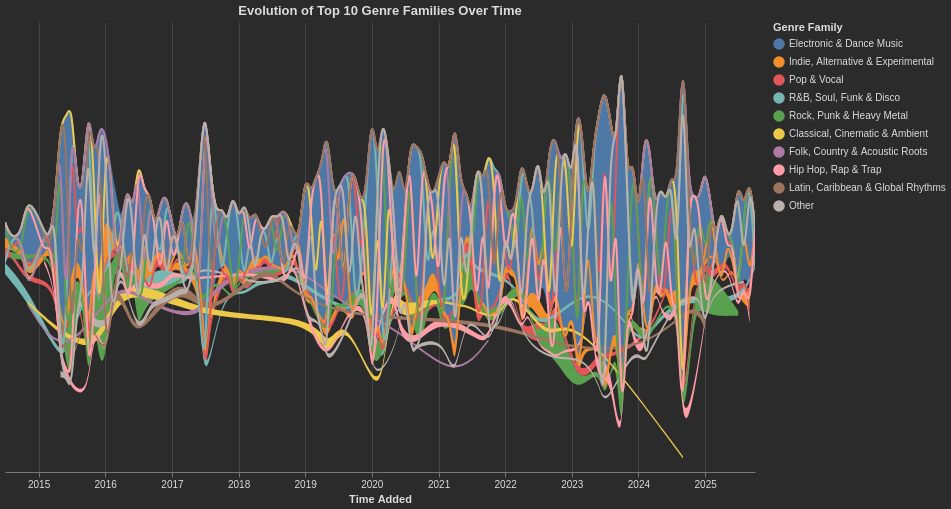

Source (notebook cell):
### Code cell
from Questions.q_one_taste_evolution import plot_taste_evolution
chart_q1 = plot_taste_evolution(df_exploded_track_list, top_parents_n=10)
chart_q1.display()

### Figure 1 — Vega-Lite specification as saved in the notebook (floating-point values rounded to 4 significant figures; data arrays with more than 128 entries replaced by an {"elided": "..."} marker saying what was removed)
{"config": {"view": {"continuousWidth": 300, "continuousHeight": 300, "stroke": "transparent"}, "axis": {"domainColor": "#777777", "grid": true, "gridColor": "#444444", "labelColor": "#dddddd", "tickColor": "#777777", "titleColor": "#dddddd"}, "background": "#2b2b2b", "legend": {"labelColor": "#dddddd", "titleColor": "#dddddd"}, "title": {"color": "#dddddd"}}, "data": {"name": "data-ee1402a070d32bfec7188e31e7d52929"}, "mark": {"type": "area", "interpolate": "basis", "line": true}, "encoding": {"color": {"field": "parent_genre", "scale": {"domain": ["Electronic & Dance Music", "Indie, Alternative & Experimental", "Pop & Vocal", "R&B, Soul, Funk & Disco", "Rock, Punk & Heavy Metal", "Classical, Cinematic & Ambient", "Folk, Country & Acoustic Roots", "Hip Hop, Rap & Trap", "Latin, Caribbean & Global Rhythms", "Other"], "range": ["#4e79a7", "#f28e2c", "#e15759", "#76b7b2", "#59a14f", "#edc949", "#af7aa1", "#ff9da7", "#9c755f", "#bab0ab"]}, "sort": ["Electronic & Dance Music", "Indie, Alternative & Experimental", "Pop & Vocal", "R&B, Soul, Funk & Disco", "Rock, Punk & Heavy Metal", "Classical, Cinematic & Ambient", "Folk, Country & Acoustic Roots", "Hip Hop, Rap & Trap", "Latin, Caribbean & Global Rhythms", "Other"], "title": "Genre Family", "type": "nominal"}, "opacity": {"condition": {"param": "param_5e3aac77cfb03f74", "value": 1}, "value": 0.1}, "tooltip": [{"field": "added_year_month", "format": "%B %Y", "title": "Date", "type": "temporal"}, {"field": "parent_genre", "title": "Category", "type": "nominal"}, {"field": "top_sub_genres", "title": "Top Sub-genres", "type": "nominal"}, {"field": "track_count", "title": "Tracks Added", "type": "quantitative"}], "x": {"axis": {"grid": true}, "field": "added_year_month", "title": "Time Added", "type": "temporal"}, "y": {"axis": null, "field": "track_count", "stack": "center", "title": "Volume of Tracks", "type": "quantitative"}}, "height": 450, "params": [{"name": "param_5e3aac77cfb03f74", "select": {"type": "point", "clear": "mouseout", "fields": ["parent_genre"], "on": "mouseover"}}, {"name": "param_db82be42624d4632", "select": {"type": "interval", "encodings": ["x"]}, "bind": "scales"}], "title": "Evolution of Top 10 Genre Families Over Time", "width": 750, "$schema": "https://vega.github.io/schema/vega-lite/v6.1.0.json", "datasets": {"data-ee1402a070d32bfec7188e31e7d52929": {"elided": "598 records"}}}
